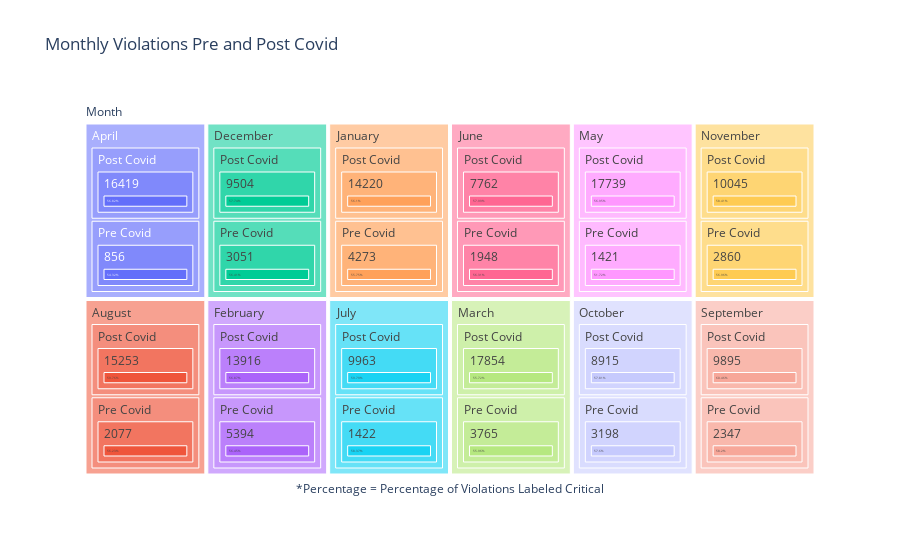

The notebook cell saved with this chart:
### Code cell
# Post Covid
# Treemap of month: sized by violations per month (total), then broken down by crit and non crit violations

flags = nyc_restaurants.groupby(["MONTH", "POST COVID"])[["CRITICAL FLAGS PER INSPECTION", "VIOLATIONS PER INSPECTION"]].sum()
flags = flags.reset_index()
flags.MONTH = flags.MONTH.astype("int").apply(lambda x: calendar.month_name[x])
flags = flags.replace({"0":"Pre Covid", "1":"Post Covid"})
flags["PERCENT CRITICAL"] = np.round(flags["CRITICAL FLAGS PER INSPECTION"]/
                                     flags["VIOLATIONS PER INSPECTION"]*100, 2).astype("str")+"%"


violation_treemap = px.treemap(flags, path = [px.Constant("Month"), "MONTH", "POST COVID", 
                                              "VIOLATIONS PER INSPECTION", "PERCENT CRITICAL"], 
                                              title = "Monthly Violations Pre and Post Covid")

violation_treemap.update_layout(annotations = [(dict(x = 0.5, y = -0.05, showarrow = False, 
                                                     text = "*Percentage = Percentage of Violations Labeled Critical"))])

#violation_treemap.write_image(file = PATH + "Results/covid effect on violations.png", format = "png")
# not used for altered formatting (lose critical flag count) - saved manually

### Figure 1 — Plotly figure (JSON) as saved in the notebook; plotly's stock layout.template omitted (floating-point values rounded to 4 significant figures)
{"data": [{"branchvalues": "total", "domain": {"x": [0, 1], "y": [0, 1]}, "hovertemplate": "labels=%{label}<br>count=%{value}<br>parent=%{parent}<br>id=%{id}<extra></extra>", "ids": ["Month/May/Pre Covid/1421/51.72%", "Month/April/Pre Covid/856/54.32%", "Month/March/Post Covid/17854/55.72%", "Month/January/Pre Covid/4273/55.75%", "Month/March/Pre Covid/3765/55.96%", "Month/January/Post Covid/14220/56.1%", "Month/August/Pre Covid/2077/56.23%", "Month/June/Pre Covid/1948/56.31%", "Month/December/Pre Covid/3051/56.41%", "Month/February/Pre Covid/5394/56.45%", "Month/April/Post Covid/16419/56.82%", "Month/February/Post Covid/13916/56.87%", "Month/May/Post Covid/17739/56.95%", "Month/November/Pre Covid/2860/56.96%", "Month/October/Pre Covid/3198/57.6%", "Month/December/Post Covid/9504/57.74%", "Month/October/Post Covid/8915/57.81%", "Month/June/Post Covid/7762/57.99%", "Month/September/Pre Covid/2347/58.2%", "Month/July/Pre Covid/1422/58.37%", "Month/November/Post Covid/10045/58.41%", "Month/August/Post Covid/15253/59.76%", "Month/July/Post Covid/9963/59.79%", "Month/September/Post Covid/9895/60.46%", "Month/April/Pre Covid/856", "Month/May/Pre Covid/1421", "Month/July/Pre Covid/1422", "Month/June/Pre Covid/1948", "Month/August/Pre Covid/2077", "Month/September/Pre Covid/2347", "Month/November/Pre Covid/2860", "Month/December/Pre Covid/3051", "Month/October/Pre Covid/3198", "Month/March/Pre Covid/3765", "Month/January/Pre Covid/4273", "Month/February/Pre Covid/5394", "Month/June/Post Covid/7762", "Month/October/Post Covid/8915", "Month/December/Post Covid/9504", "Month/September/Post Covid/9895", "Month/July/Post Covid/9963", "Month/November/Post Covid/10045", "Month/February/Post Covid/13916", "Month/January/Post Covid/14220", "Month/August/Post Covid/15253", "Month/April/Post Covid/16419", "Month/May/Post Covid/17739", "Month/March/Post Covid/17854", "Month/April/Post Covid", "Month/August/Post Covid", "Month/December/Post Covid", "Month/February/Post Covid", "Month/January/Post Covid", "Month/July/Post Covid", "Month/June/Post Covid", "Month/March/Post Covid", "Month/May/Post Covid", "Month/November/Post Covid", "Month/October/Post Covid", "Month/September/Post Covid", "Month/April/Pre Covid", "Month/August/Pre Covid", "Month/December/Pre Covid", "Month/February/Pre Covid", "Month/January/Pre Covid", "Month/July/Pre Covid", "Month/June/Pre Covid", "Month/March/Pre Covid", "Month/May/Pre Covid", "Month/November/Pre Covid", "Month/October/Pre Covid", "Month/September/Pre Covid", "Month/April", "Month/August", "Month/December", "Month/February", "Month/January", "Month/July", "Month/June", "Month/March", "Month/May", "Month/November", "Month/October", "Month/September", "Month"], "labels": ["51.72%", "54.32%", "55.72%", "55.75%", "55.96%", "56.1%", "56.23%", "56.31%", "56.41%", "56.45%", "56.82%", "56.87%", "56.95%", "56.96%", "57.6%", "57.74%", "57.81%", "57.99%", "58.2%", "58.37%", "58.41%", "59.76%", "59.79%", "60.46%", "856", "1421", "1422", "1948", "2077", "2347", "2860", "3051", "3198", "3765", "4273", "5394", "7762", "8915", "9504", "9895", "9963", "10045", "13916", "14220", "15253", "16419", "17739", "17854", "Post Covid", "Post Covid", "Post Covid", "Post Covid", "Post Covid", "Post Covid", "Post Covid", "Post Covid", "Post Covid", "Post Covid", "Post Covid", "Post Covid", "Pre Covid", "Pre Covid", "Pre Covid", "Pre Covid", "Pre Covid", "Pre Covid", "Pre Covid", "Pre Covid", "Pre Covid", "Pre Covid", "Pre Covid", "Pre Covid", "April", "August", "December", "February", "January", "July", "June", "March", "May", "November", "October", "September", "Month"], "name": "", "parents": ["Month/May/Pre Covid/1421", "Month/April/Pre Covid/856", "Month/March/Post Covid/17854", "Month/January/Pre Covid/4273", "Month/March/Pre Covid/3765", "Month/January/Post Covid/14220", "Month/August/Pre Covid/2077", "Month/June/Pre Covid/1948", "Month/December/Pre Covid/3051", "Month/February/Pre Covid/5394", "Month/April/Post Covid/16419", "Month/February/Post Covid/13916", "Month/May/Post Covid/17739", "Month/November/Pre Covid/2860", "Month/October/Pre Covid/3198", "Month/December/Post Covid/9504", "Month/October/Post Covid/8915", "Month/June/Post Covid/7762", "Month/September/Pre Covid/2347", "Month/July/Pre Covid/1422", "Month/November/Post Covid/10045", "Month/August/Post Covid/15253", "Month/July/Post Covid/9963", "Month/September/Post Covid/9895", "Month/April/Pre Covid", "Month/May/Pre Covid", "Month/July/Pre Covid", "Month/June/Pre Covid", "Month/August/Pre Covid", "Month/September/Pre Covid", "Month/November/Pre Covid", "Month/December/Pre Covid", "Month/October/Pre Covid", "Month/March/Pre Covid", "Month/January/Pre Covid", "Month/February/Pre Covid", "Month/June/Post Covid", "Month/October/Post Covid", "Month/December/Post Covid", "Month/September/Post Covid", "Month/July/Post Covid", "Month/November/Post Covid", "Month/February/Post Covid", "Month/January/Post Covid", "Month/August/Post Covid", "Month/April/Post Covid", "Month/May/Post Covid", "Month/March/Post Covid", "Month/April", "Month/August", "Month/December", "Month/February", "Month/January", "Month/July", "Month/June", "Month/March", "Month/May", "Month/November", "Month/October", "Month/September", "Month/April", "Month/August", "Month/December", "Month/February", "Month/January", "Month/July", "Month/June", "Month/March", "Month/May", "Month/November", "Month/October", "Month/September", "Month", "Month", "Month", "Month", "Month", "Month", "Month", "Month", "Month", "Month", "Month", "Month", ""], "type": "treemap", "values": [1, 1, 1, 1, 1, 1, 1, 1, 1, 1, 1, 1, 1, 1, 1, 1, 1, 1, 1, 1, 1, 1, 1, 1, 1, 1, 1, 1, 1, 1, 1, 1, 1, 1, 1, 1, 1, 1, 1, 1, 1, 1, 1, 1, 1, 1, 1, 1, 1, 1, 1, 1, 1, 1, 1, 1, 1, 1, 1, 1, 1, 1, 1, 1, 1, 1, 1, 1, 1, 1, 1, 1, 2, 2, 2, 2, 2, 2, 2, 2, 2, 2, 2, 2, 24]}], "layout": {"annotations": [{"showarrow": false, "text": "*Percentage = Percentage of Violations Labeled Critical", "x": 0.5, "y": -0.05}], "legend": {"tracegroupgap": 0}, "title": {"text": "Monthly Violations Pre and Post Covid"}}}
